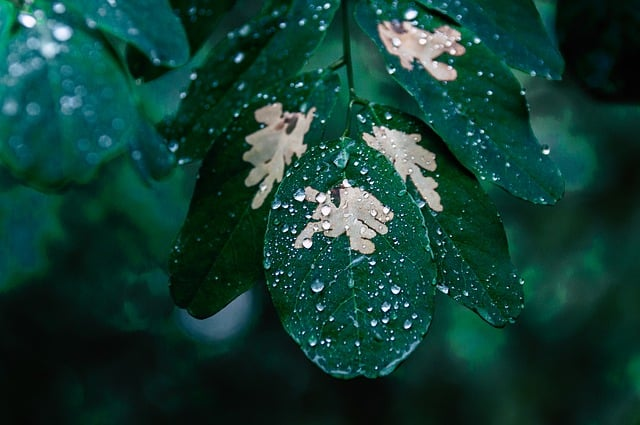
#> input picture 02_CORE_OPERATİONS/TEST_IMAGES/leaf.jpg, 640 x 425 px, found by its file name
$ python 02_exercise1.py
#> lines starting #> are read from the running program, lines starting #| are printed output that depends on the picture; after the words box and inside, x2 and y2 are one past the last pixel; in counts of white or black regions, pixels touching at a corner belong together
import cv2
import numpy as np
import matplotlib.pyplot as plt
path="TEST_IMAGES\leaf.jpg"
img=cv2.imread(path)
#> img is the input picture: shape (425, 640, 3); mean B, G, R 51.7, 61.2, 17.6
#print(img)
corner=img[0:300,0:300]#0 ile 100 arasındaki bölgeleri cornera attık. ilk değer y_değeri ikinci değeri ise x_ değeri start ile end oluyorher ikisi de.
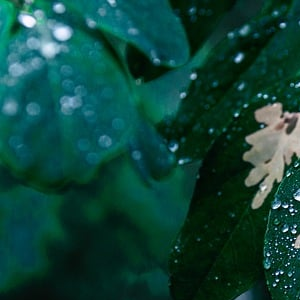
#> corner: shape (300, 300, 3); mean B, G, R 57.3, 67.5, 14
img[0:100,0:250]=(255,0,0)#belirlenen bölgedeki pixellerin değerini değiştirdik.
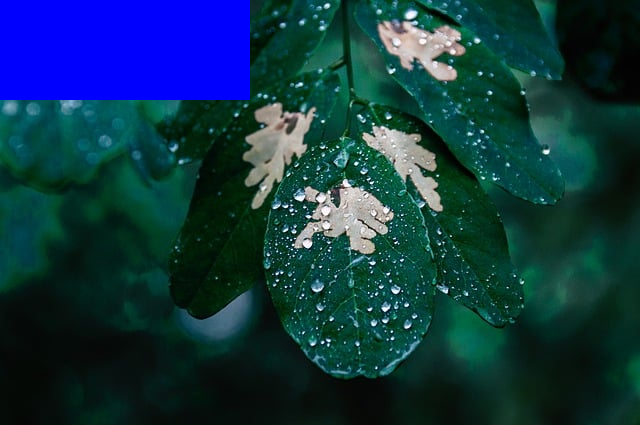
#> img: shape (425, 640, 3); 9.19% of pixels changed, all inside (x1, y1, x2, y2) = (0, 0, 250, 100)
cv2.imshow("Forest",img)
cv2.imshow("Corner",corner)
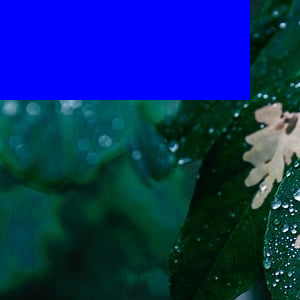
#> window 'Corner': shape (300, 300, 3); mean B, G, R 105.2, 43.1, 9.2
cv2.waitKey(0)
cv2.destroyAllWindows()
